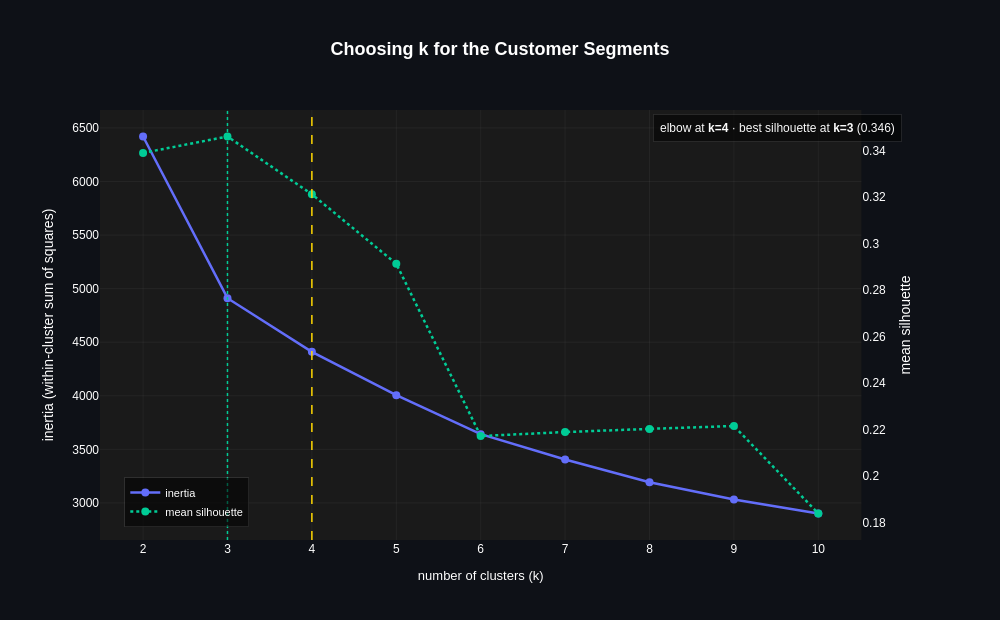

Notebook cell for this chart:
### Code cell
cp.elbow_plot(k_values, inertias, silhouettes, title="Choosing k for the Customer Segments")

### Figure 1 — Plotly figure (JSON) as saved in the notebook; plotly's stock layout.template omitted (floating-point values rounded to 4 significant figures)
{"data": [{"hovertemplate": "k=%{x:.0f}<br>inertia %{y:,.4g}<extra></extra>", "line": {"color": "#636EFA", "width": 2.5}, "marker": {"size": 8}, "mode": "lines+markers", "name": "inertia", "type": "scatter", "x": [2.0, 3.0, 4.0, 5.0, 6.0, 7.0, 8.0, 9.0, 10.0], "xaxis": "x", "y": [6420.0, 4911.0, 4411.0, 4005.0, 3642.0, 3405.0, 3193.0, 3033.0, 2901.0], "yaxis": "y"}, {"hovertemplate": "k=%{x:.0f}<br>silhouette %{y:.4f}<extra></extra>", "line": {"color": "#00CC96", "dash": "dot", "width": 2.5}, "marker": {"size": 8}, "mode": "lines+markers", "name": "mean silhouette", "type": "scatter", "x": [2.0, 3.0, 4.0, 5.0, 6.0, 7.0, 8.0, 9.0, 10.0], "xaxis": "x", "y": [0.339, 0.3461, 0.3212, 0.2913, 0.2172, 0.219, 0.2203, 0.2216, 0.1839], "yaxis": "y2"}], "layout": {"annotations": [{"bgcolor": "rgba(0,0,0,0.55)", "bordercolor": "rgba(128,128,128,0.2)", "borderpad": 6, "borderwidth": 1, "font": {"color": "#fafafa", "size": 12}, "showarrow": false, "text": "elbow at <b>k=4</b> · best silhouette at <b>k=3</b> (0.346)", "x": 0.99, "xanchor": "right", "xref": "paper", "y": 0.99, "yanchor": "top", "yref": "paper"}], "font": {"color": "white", "family": "Arial"}, "height": 620, "legend": {"bgcolor": "rgba(0,0,0,0.55)", "bordercolor": "rgba(128,128,128,0.2)", "borderwidth": 1, "font": {"size": 11}, "x": 0.03, "xanchor": "left", "y": 0.03, "yanchor": "bottom"}, "margin": {"b": 80, "l": 100, "r": 90, "t": 110}, "paper_bgcolor": "#0e1117", "plot_bgcolor": "#1a1a1a", "shapes": [{"line": {"color": "#00CC96", "dash": "dot", "width": 1.5}, "type": "line", "x0": 3.0, "x1": 3.0, "xref": "x", "y0": 0, "y1": 1, "yref": "y domain"}, {"line": {"color": "#FFD700", "dash": "dash", "width": 1.5}, "type": "line", "x0": 4.0, "x1": 4.0, "xref": "x", "y0": 0, "y1": 1, "yref": "y domain"}], "title": {"font": {"color": "white", "family": "Arial", "size": 18}, "text": "<b>Choosing k for the Customer Segments</b>", "x": 0.5, "xanchor": "center"}, "width": 1000, "xaxis": {"anchor": "y", "domain": [0.0, 0.94], "dtick": 1, "gridcolor": "rgba(128,128,128,0.2)", "gridwidth": 0.5, "showgrid": true, "title": {"font": {"size": 13}, "text": "number of clusters (k)"}}, "yaxis": {"anchor": "x", "domain": [0.0, 1.0], "gridcolor": "rgba(128,128,128,0.2)", "gridwidth": 0.5, "showgrid": true, "title": {"text": "inertia (within-cluster sum of squares)"}, "zeroline": false}, "yaxis2": {"anchor": "x", "overlaying": "y", "showgrid": false, "side": "right", "title": {"text": "mean silhouette"}, "zeroline": false}}}
